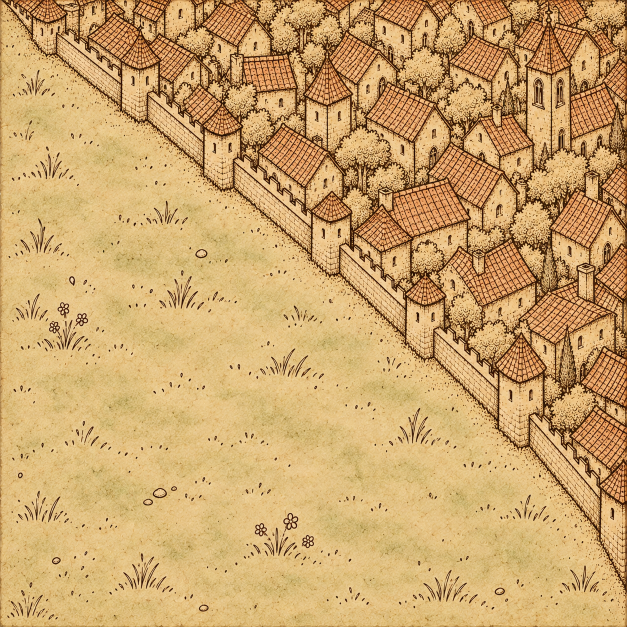
#> input picture art/generated/candidates/settlement_corner/settlement_corner_wave2_v02.png, 1254 x 1254 px (shown at 1/2 size)
$ python hybrid_compositor.py --tile settlement_corner --version 5
#> lines starting #> are read from the running program, lines starting #| are printed output that depends on the picture; after the words box and inside, x2 and y2 are one past the last pixel; in counts of white or black regions, pixels touching at a corner belong together
### art/tools/mask_utils.py
"""Hard region ownership masks; interior transition bands never touch edges."""
import math
from collections.abc import Sequence
from PIL import Image, ImageChops, ImageDraw
from boundary_generator import Point


def make_masks(
    path: Sequence[Point], size: int, transition_width: int = 60,
) -> dict[str, Image.Image]:
    """Rasterize a canonical NE feature graph and its exact complement.

    FEATURE owns y <= path[x]. The shared NW and SE divider pixels belong to
    FEATURE. Thus N/E are entirely feature, W except NW and S except SE are
    Field. There is no tolerance zone on any outer edge.

    The binary interior transition mask is at most transition_width pixels
    high per column, centered on the curve and clipped away from all edges.
    It is a cleanup region, not a softening of authoritative ownership.
    """
    if not isinstance(size, int) or isinstance(size, bool) or size < 3:
        raise ValueError('size must be an integer of at least 3')
    if not isinstance(transition_width, int) or transition_width < 0:
        raise ValueError('transition_width must be a nonnegative integer')
    extent = size - 1
    if len(path) != size or path[0] != (0, 0) or path[-1] != (extent, extent):
        raise ValueError('path must have one point per column and exact NW/SE endpoints')
    for index, (x, y) in enumerate(path):
        if x != index or not math.isfinite(y) or not 0 <= y <= extent:
            raise ValueError('path must be a finite graph over integer columns')
        if index and y <= path[index - 1][1]:
            raise ValueError('path must increase strictly in both axes')
    feature = Image.new('L', (size, size), 0)
    transition = Image.new('L', (size, size), 0)
    fd, td = ImageDraw.Draw(feature), ImageDraw.Draw(transition)
    for x, (_, y) in enumerate(path):
        fd.line((x, 0, x, math.floor(y)), fill=255)
        if 0 < x < extent and transition_width:
            low = max(1, math.ceil(y - transition_width / 2))
            high = min(extent - 1, math.ceil(y + transition_width / 2) - 1)
            if low <= high:
                td.line((x, low, x, high), fill=255)
    return {'feature': feature, 'field': ImageChops.invert(feature),
            'transition': transition}


# [10 lines left out: function rotate_mask, not called in this run]

### art/tools/build_seam_sheet.py
#!/usr/bin/env python3
"""Native-pixel art review: quarter-turn seam grids and labeled comparisons."""
import argparse
import hashlib
import json
from pathlib import Path

from PIL import Image, ImageDraw, ImageFont

LAYOUTS = {
    "central_area_2x2": [[90, 180], [0, 270]],
    "central_field_2x2": [[270, 0], [180, 90]],
    "alternating_3x3": [[90, 180, 90], [0, 270, 0], [90, 180, 90]],
}
EDGES = ("Area", "Area", "Field", "Field")


def sha(path):
    return hashlib.sha256(path.read_bytes()).hexdigest()


# [4 lines left out: function rotated, not called in this run]


def edges(degrees):
    turns = degrees // 90
    return EDGES[-turns:] + EDGES[:-turns] if turns else EDGES


# [27 lines left out: functions check_layout, composite, not called in this run]


def preflight(paths):
    if len(set(paths)) != len(paths) or any(path.exists() for path in paths):
        raise FileExistsError("Output exists or repeats; choose new names instead of overwriting")


def save_new(image, path):
    path.parent.mkdir(parents=True, exist_ok=True)
    with path.open("xb") as handle:
        image.save(handle, format="PNG")


# [77 lines left out: functions seams, comparison, main, not called in this run]


# [2 lines that do not run on import are left out]

### art/tools/boundary_generator.py
"""Deterministic organic corner dividers in inclusive image coordinates."""
import math
import random
from collections.abc import Sequence

Point = tuple[float, float]


def generate_boundary(
    size: int = 1254, seed: int = 1, irregularity: float = 0.035,
) -> list[Point]:
    """Return a strictly increasing NW-to-SE graph, one point per column.

    Coordinates include both endpoint pixel centers: 0 through size - 1.
    Irregularity bounds displacement as a fraction of the tile width. A
    derivative bound limits the sine displacement so slope stays above 0.35;
    therefore this curve cannot double back, cross itself, or hit other edges.
    This private random generator does not change Python's global RNG state.
    """
    if not isinstance(size, int) or isinstance(size, bool) or size < 3:
        raise ValueError('size must be an integer of at least 3')
    if not math.isfinite(irregularity) or not 0 <= irregularity <= 0.2:
        raise ValueError('irregularity must be finite and between 0 and 0.2')
    rng = random.Random(seed)
    coefficients = [rng.uniform(-1, 1) / k**1.5 for k in range(1, 6)]
    amplitude_bound = sum(abs(a) for a in coefficients)
    derivative_bound = sum(abs(a) * k * math.pi
                           for k, a in enumerate(coefficients, 1))
    scale = min(irregularity / max(amplitude_bound, 1e-12),
                0.65 / max(derivative_bound, 1e-12))
    extent = size - 1
    path = [(float(x), extent * (x / extent + scale * sum(
        a * math.sin(k * math.pi * x / extent)
        for k, a in enumerate(coefficients, 1)))) for x in range(size)]
    path[0], path[-1] = (0.0, 0.0), (float(extent), float(extent))
    return path


# [9 lines left out: function rotate_path, not called in this run]

### art/tools/hybrid_compositor.py
#!/usr/bin/env python3
"""Transport an illustrated frontier onto exact masks without alpha-cutting motifs.

Uses Pillow plus already-installed NumPy. Never writes the source. The calibrated
frontier is an art annotation, not automatic semantic segmentation.
"""
import argparse
import hashlib
import json
from pathlib import Path

import numpy as np
from PIL import Image, ImageDraw
from boundary_generator import generate_boundary
from mask_utils import make_masks
from build_seam_sheet import save_new

ROOT = Path(__file__).resolve().parents[2]
SOURCES = {
    'settlement_corner': 'settlement_corner_wave2_v02.png',
    'forest_bend': 'forest_bend_wave2_v01.png',
}
# Source wall foot / undergrowth edge, in native inclusive pixel coordinates.
# Preserve the drawn frontier as a coherent strip; do not segment buildings.
TRACES = {
    'settlement_corner': [(0,8),(100,116),(200,190),(300,275),(400,354),
        (500,425),(600,514),(700,577),(800,666),(900,756),(1000,850),
        (1100,924),(1180,1024),(1253,1164)],
    'forest_bend': [(0,32),(100,143),(200,222),(300,315),(400,386),
        (500,461),(600,560),(700,651),(800,735),(900,822),(1000,940),
        (1100,1004),(1180,1100),(1253,1192)],
}


def digest(path):
    return hashlib.sha256(Path(path).read_bytes()).hexdigest()


def transport(source, path, source_trace, transition_width=60, field_mode='anchored'):
    """Inverse, monotone column transport; hard masks select interpolation side.

    The 60px frontier strip travels intact wherever room permits; remote pixels
    absorb displacement gradually. At the two endpoints the strip tapers and
    the incompatible source fringe is cropped. No drawn wall/tree is alpha-cut.
    """
    size = source.width
    if source.size != (size, size) or size < 3:
        raise ValueError('Source must be square and at least three pixels')
    if len(path) != size or not 0 < transition_width < size:
        raise ValueError('Path/transition width must match source dimensions')
    if field_mode not in ('anchored','relaxed'):
        raise ValueError('Unknown Field transport mode')
    masks = make_masks(path, size, transition_width)
    owner = np.asarray(masks['feature']) == 255
    rows = np.arange(size, dtype=float)
    src_y = np.empty((size, size), dtype=np.float32)
    trace = np.interp(rows, *zip(*source_trace))
    pixels = np.asarray(source.convert('RGB'))
    result = np.empty_like(pixels)
    source_owner = np.empty((size, size), dtype=np.uint8)
    for x in range(size):
        target = int(np.count_nonzero(owner[:, x])) - 1
        original = float(trace[x])
        half = transition_width / 2
        # Preserve continuous value and slope across the frontier where possible.
        left = min(half, target, original)
        right = min(half, size-1-target, size-1-original)
        knots = {0: 0.0, size-1: float(size-1)}
        knots.update({target-left: original-left, target: original,
                      target+right: original+right})
        xs = sorted(knots)
        ys = [knots[k] for k in xs]
        coords = np.interp(rows, xs, ys)
        if field_mode == 'relaxed':
            # A displacement field releases toward the remote Field interior.
            # Unlike anchoring the bottom, it does not squeeze decorations into
            # a vanishing southeast wedge. The first half-band translates whole.
            distance = np.maximum(0, rows-target-half)
            falloff = max(size*0.45, abs(target-original)*3)
            relaxed = rows-(target-original)*np.exp(-(distance/falloff)**2)
            coords = np.where(owner[:,x],coords,np.clip(relaxed,original,size-1))
        # Prevent bilinear sampling across the source ownership boundary.
        lo = np.floor(coords).astype(int)
        hi = np.minimum(lo+1, size-1)
        boundary_pixel = int(np.floor(original))
        lo = np.where(owner[:,x], np.minimum(lo,boundary_pixel),
                      np.maximum(lo,boundary_pixel+1))
        hi = np.where(owner[:,x], np.minimum(hi,boundary_pixel),
                      np.maximum(hi,boundary_pixel+1))
        lo, hi = np.clip(lo,0,size-1), np.clip(hi,0,size-1)
        fraction = (coords-np.floor(coords))[:,None]
        result[:,x] = np.rint(pixels[lo,x]*(1-fraction)+pixels[hi,x]*fraction).astype('uint8')
        src_y[:,x] = coords
        source_owner[:,x] = np.where(lo <= boundary_pixel,255,0)
    assert np.array_equal(source_owner, np.asarray(masks['feature']))
    return Image.fromarray(result), masks, src_y, Image.fromarray(source_owner)


def json_new(path, data):
    path.parent.mkdir(parents=True, exist_ok=True)
    with path.open('x') as handle:
        json.dump(data, handle, indent=2)
        handle.write('\n')


def run(tile, version, seed, irregularity, transition_width=60, field_mode='anchored'):
#> called with tile = 'settlement_corner', version = 5, seed = 31, irregularity = 0.025, transition_width = 60, field_mode = 'relaxed'
    source = ROOT/'art/generated/candidates'/tile/SOURCES[tile]
    before = digest(source)
    with Image.open(source) as opened:
#> opened is the input picture: PIL image 1254x1254 RGB; mean R, G, B 204.1, 165.5, 108.2
        image = opened.convert('RGB')
    if image.size != (1254,1254):
        raise ValueError('Calibrated source trace requires native 1254 square')
    path = generate_boundary(image.width, seed, irregularity)
    output, masks, coordinates, provenance = transport(image,path,TRACES[tile],transition_width,field_mode)
#> in transport, `masks = make_masks(path, size, transition_width)`: masks = 3 items
#> in transport, `owner = np.asarray(masks['feature']) == 255`:
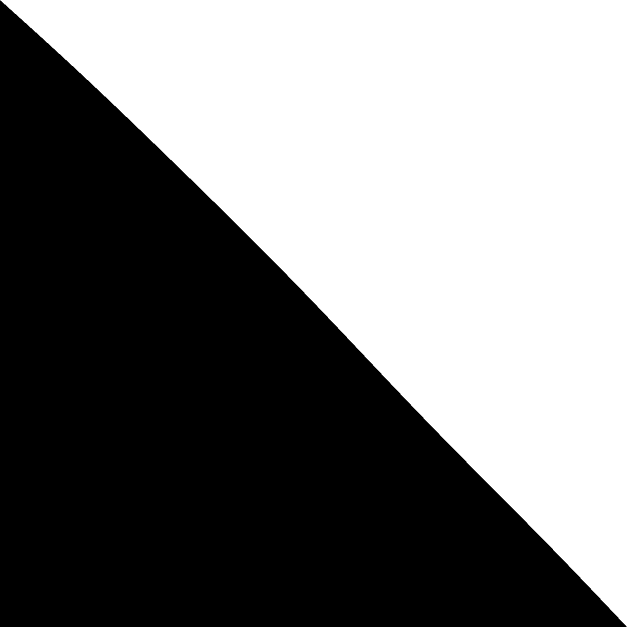
#> owner: shape (1254, 1254) bool (shown at 1/2 size); 48.9% white; 1 white region, box (x1, y1, x2, y2) and area: (0, 0, 1254, 1254) 768403
#> in transport, `trace = np.interp(rows, *zip(*source_trace))`: trace = 1254 values from 8 to 1164
#> the loop in transport, `for x in range(size):` made 1254 passes
#> (target, original, left, xs, ys, boundary_pixel) on passes 1 to 7: (0, 8, 0, [0, 30, 1253], [8, 38, 1253], 8), (0, 9.08, 0, [0, 30, 1253], [9.08, 39.08, 1253], 9), (1, 10.16, 1, [0, 1, 31, 1253], [9.16, 10.16, 40.16, 1253], 10), (2, 11.24, 2, [0, 2, 32, 1253], [9.24, 11.24, 41.24, 1253], 11), (3, 12.32, 3, [0, 3, 33, 1253], [9.32, 12.32, 42.32, 1253], 12), (4, 13.4, 4, [0, 4, 34, 1253], [9.4, 13.4, 43.4, 1253], 13), (5, 14.48, 5, [0, 5, 35, 1253], [9.48, 14.48, 44.48, 1253], 14)
#> after the loop in transport, `for x in range(size):`:
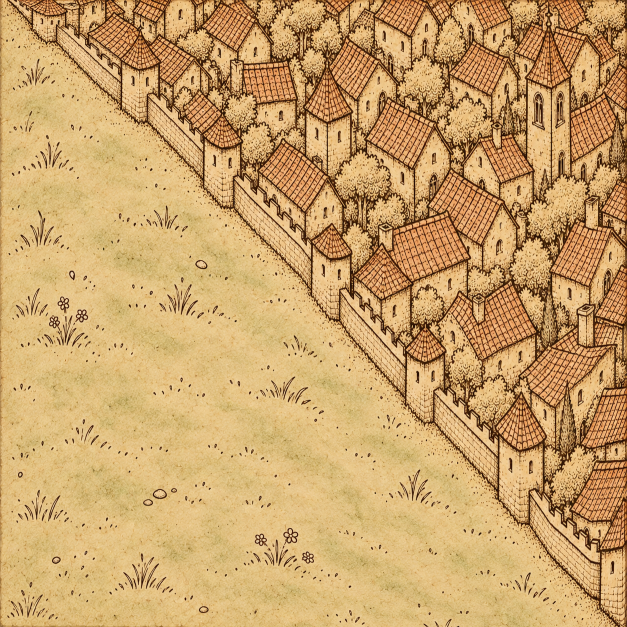
#> result: shape (1254, 1254, 3) (shown at 1/2 size); mean R, G, B 202.2, 163, 106.4
#> after the loop in transport, `for x in range(size):`:
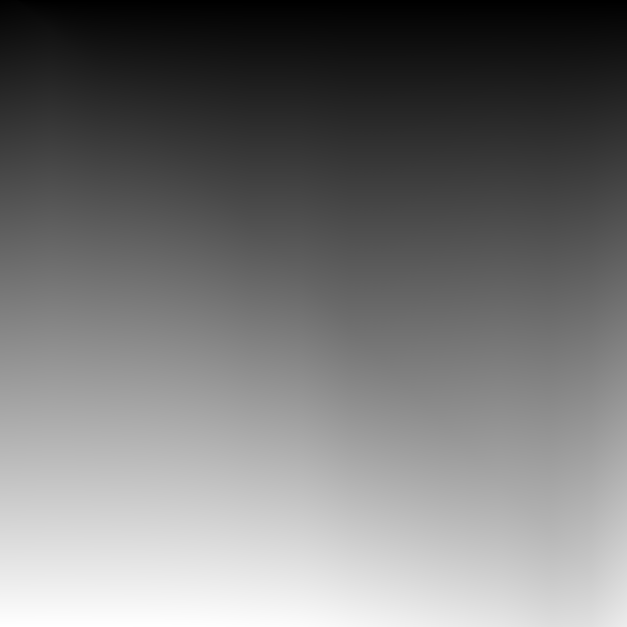
#> src_y: shape (1254, 1254) float32 (shown at 1/2 size); min 0, max 1253, mean 583.1; drawn with min black and max white
    stem = f'{tile}_hybrid_v{version:02d}'
    dest = ROOT/'art/generated/candidates/hybrid_corrected'/tile/f'{stem}.png'
    maskdir = ROOT/'art/templates/hybrid_masks'
    boundarydir = ROOT/'art/templates/hybrid_boundaries'
    review = ROOT/'art/reviews/trial_03'
    targets = [dest, review/'debug'/f'{stem}_debug.png',
               boundarydir/f'{stem}.json', boundarydir/f'{stem}.png',
               review/f'{stem}_composition.json',maskdir/f'{stem}_provenance.png']
    targets += [maskdir/f'{stem}_{key}.png' for key in masks]
    if any(p.exists() for p in targets):
        raise FileExistsError('Output exists; choose a fresh version; never overwrite')
    save_new(output,dest)
    for key, mask in masks.items(): save_new(mask,maskdir/f'{stem}_{key}.png')
#> this loop made 3 passes
#> key on passes 1 to 3: 'feature', 'field', 'transition'
    save_new(provenance,maskdir/f'{stem}_provenance.png')
    json_new(boundarydir/f'{stem}.json',{'size':1254,'seed':seed,'irregularity':irregularity,
        'coordinate_convention':'inclusive pixel centers 0..1253; NW/SE ties feature',
        'source_trace':TRACES[tile],'path':path})
    diagram = Image.composite(Image.new('RGB',image.size,'#75805c'),
                              Image.new('RGB',image.size,'#ece0be'),masks['feature'])
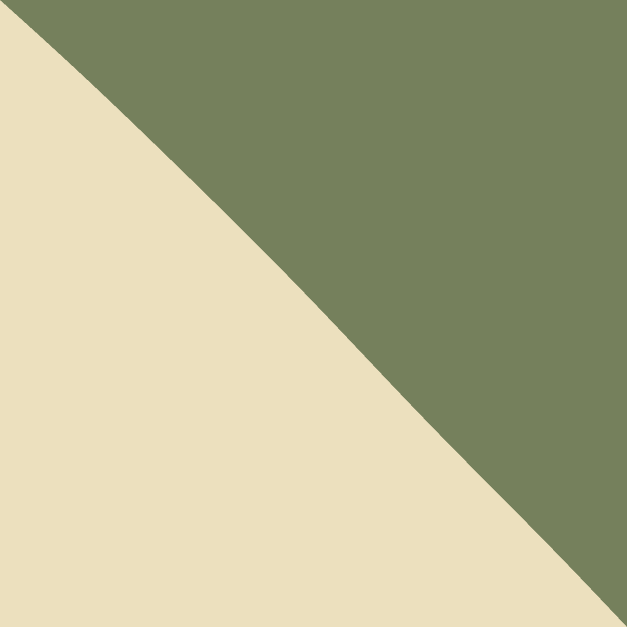
#> diagram: PIL image 1254x1254 RGB (shown at 1/2 size); mean R, G, B 177.9, 177.1, 142.1
    ImageDraw.Draw(diagram).line(path, fill='#613e27',width=3)
    save_new(diagram,boundarydir/f'{stem}.png')
    debug = Image.blend(output,diagram,0.25)
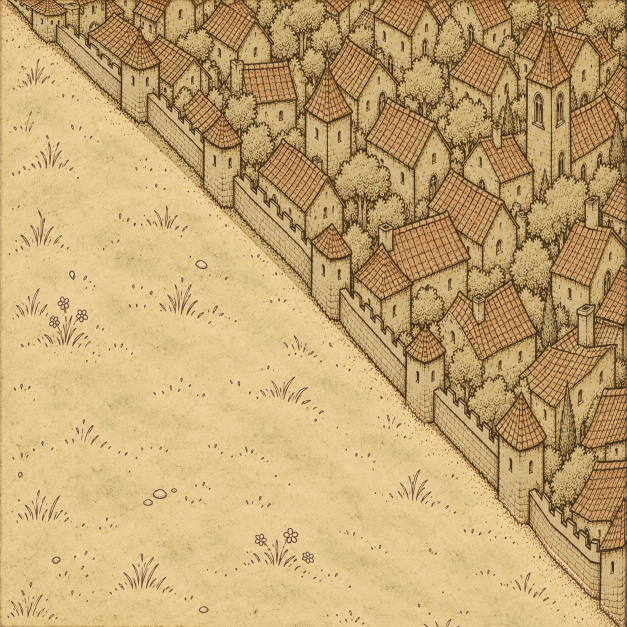
#> debug: PIL image 1254x1254 RGB (shown at 1/2 size); mean R, G, B 195.7, 166, 114.8
    draw = ImageDraw.Draw(debug)
    draw.rectangle((0,0,1253,1253),outline='#b33d85',width=2)
    draw.line(path,fill='#ca2582',width=2)
    for x,y in (path[0],path[-1]): draw.ellipse((x-9,y-9,x+9,y+9),fill='#12bde6')
#> this loop made 2 passes
#> (x, y) on passes 1 to 2: (0, 0), (1253, 1253)
    save_new(debug,review/'debug'/f'{stem}_debug.png')
#> in save_new (call 7), `image.save(handle, format="PNG")`:
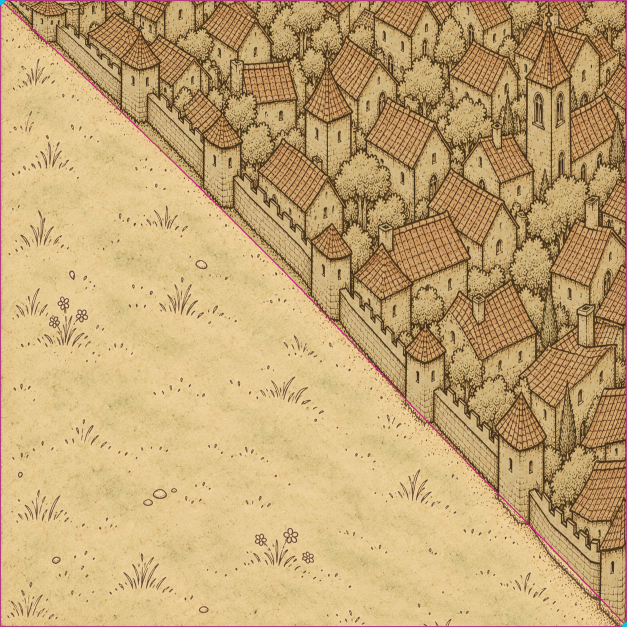
#> image: PIL image 1254x1254 RGB (shown at 1/2 size); mean R, G, B 195.8, 165.3, 115.3
    json_new(review/f'{stem}_composition.json',{
        'status':'CANDIDATE — AWAITING HUMAN REVIEW','source':str(source.relative_to(ROOT)),
        'source_sha256':before,'candidate':str(dest.relative_to(ROOT)),
        'candidate_sha256':digest(dest),'size':[1254,1254], 'seed':seed,
        'transition_width':transition_width,'method':'continuous region-aware column transport',
        'field_mode':field_mode,
        'boundary':str((boundarydir/f'{stem}.json').relative_to(ROOT)),
        'masks':{k:str((maskdir/f'{stem}_{k}.png').relative_to(ROOT)) for k in masks},
        'provenance':str((maskdir/f'{stem}_provenance.png').relative_to(ROOT)),
        'source_coordinate_sha256':hashlib.sha256(coordinates.tobytes()).hexdigest(),
        'source_trace_is':'manual wall-foot/undergrowth calibration; not semantic certification',
        'palette_changes':'none; same-column linear interpolation only',
        'source_owner_equals_output_mask':True})
    assert digest(source)==before
    print(dest.relative_to(ROOT))
    return dest


if __name__ == '__main__':
    parser=argparse.ArgumentParser(description=__doc__)
    parser.add_argument('--tile',choices=SOURCES,required=True)
    parser.add_argument('--version',type=int,required=True)
    parser.add_argument('--seed',type=int,default=31)
    parser.add_argument('--irregularity',type=float,default=0.025)
    parser.add_argument('--transition-width',type=int,default=60)
    parser.add_argument('--field-mode',choices=['anchored','relaxed'],default='relaxed')
    args=parser.parse_args()
    run(args.tile,args.version,args.seed,args.irregularity,args.transition_width,args.field_mode)
